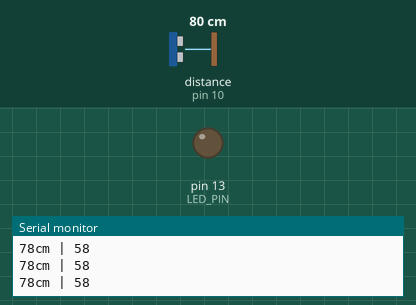
This sketch was run on a simulated Arduino Uno, built with avr-gcc and run on an emulated ATmega328P. Parts: output pins drawn as LEDs (lit = HIGH), the last lines printed to the serial monitor. Wiring (inferred from the names in the program): ultrasonic range finder: trigger pin 9; echo pin 10. Inputs (shaded band) come from the test bench; at power-on: distance to the obstacle (sensor on pin 10) 80 cm. The echo pulse lasts 58.3 µs per cm; pins used as bus, display or sensor lines are not drawn.

Above: at 1.2 s.
1.3 s: distance to the obstacle (sensor on pin 10) set to 57 cm
2.8 s: distance to the obstacle (sensor on pin 10) set to 48 cm
At 3.4 s:
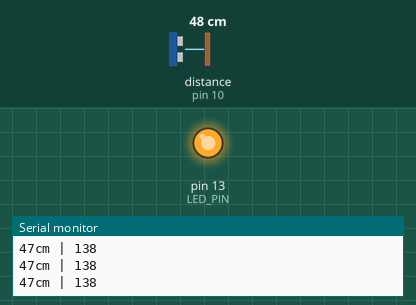
4.3 s: distance to the obstacle (sensor on pin 10) set to 60 cm
At 4.8 s:
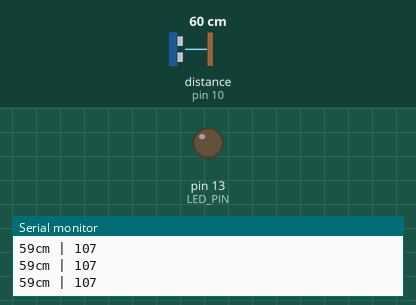
5.8 s: distance to the obstacle (sensor on pin 10) set to 2 cm
At 6.8 s:
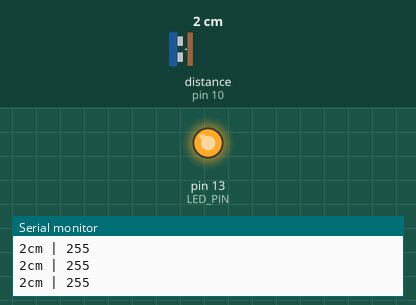
Timing chart, 0 to 8.3 s (numbered marks = the images above; inputs shaded):
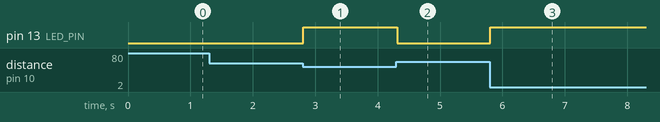

The sketch:

main.ino
```cpp
// Proximity LED Control - LOW LATENCY VERSION
// Optimized for faster response

const int TRIG_PIN = 9;
const int ECHO_PIN = 10;
const int LED_PIN = 13;

// Pre-calculate constants for speed
const float SOUND_SPEED_CM_PER_US = 0.034;
const int MAX_DISTANCE = 400;
const int MIN_DISTANCE = 2;
const int MAX_USEFUL_DISTANCE = 100;

int distance;
int targetBrightness;
int currentBrightness = 0;

void setup() {
  // Faster serial for debugging (optional - can remove for speed)
  Serial.begin(115200); // Increased from 9600 for faster debug

  pinMode(TRIG_PIN, OUTPUT);
  pinMode(ECHO_PIN, INPUT);
  pinMode(LED_PIN, OUTPUT);

  Serial.println("Low Latency Proximity Control");
}

void loop() {
  // === OPTIMIZED DISTANCE READING ===
  digitalWrite(TRIG_PIN, LOW);
  delayMicroseconds(2);
  digitalWrite(TRIG_PIN, HIGH);
  delayMicroseconds(10);  // KEEP AT 10µs - REQUIRED!
  digitalWrite(TRIG_PIN, LOW);

  // pulseIn has timeout - use shorter timeout for faster response
  // Default timeout is ~38ms, we reduce to 10ms
  unsigned long duration = pulseIn(ECHO_PIN, HIGH, 10000); // 10ms timeout

  // Fast distance calculation (avoid float if possible)
  if (duration == 0) {
    distance = MAX_USEFUL_DISTANCE; // No echo = far
  } else {
    distance = (duration * 34) / 2000; // Integer math: (duration * 0.034) / 2
  }

  // === FAST BRIGHTNESS MAPPING ===
  // Clamp distance
  if (distance < MIN_DISTANCE) distance = MIN_DISTANCE;
  if (distance > MAX_USEFUL_DISTANCE) distance = MAX_USEFUL_DISTANCE;

  // Direct mapping without map() function overhead
  // brightness = 255 - ((distance - 2) * 255 / 98)
  targetBrightness = 255 - ((distance - MIN_DISTANCE) * 255 / (MAX_USEFUL_DISTANCE - MIN_DISTANCE));

  // === IMMEDIATE RESPONSE (no smoothing) ===
  analogWrite(LED_PIN, targetBrightness);
  currentBrightness = targetBrightness;

  // Optional: minimal smoothing
  // analogWrite(LED_PIN, (currentBrightness * 7 + targetBrightness * 3) / 10);
  // currentBrightness = (currentBrightness * 7 + targetBrightness * 3) / 10;

  // Debug (comment this out for absolute max speed)
  if (millis() % 100 < 50) { // Print less frequently
    Serial.print(distance);
    Serial.print("cm | ");
    Serial.println(targetBrightness);
  }

  // Minimal delay - as low as 10ms for faster updates
  delay(10); // Reduce from 50ms to 10ms
}
```

Measured:
- the behaviour switches between 53 and 52 cm on distance to the obstacle (sensor on pin 10) (found by bisection; images 0 and 1)
- after the input at 2.8 s, pin 13 (LED_PIN): LOW → HIGH at once
- after the input at 4.3 s, pin 13 (LED_PIN): HIGH → LOW at once
- after the input at 5.8 s, pin 13 (LED_PIN): LOW → HIGH at once
